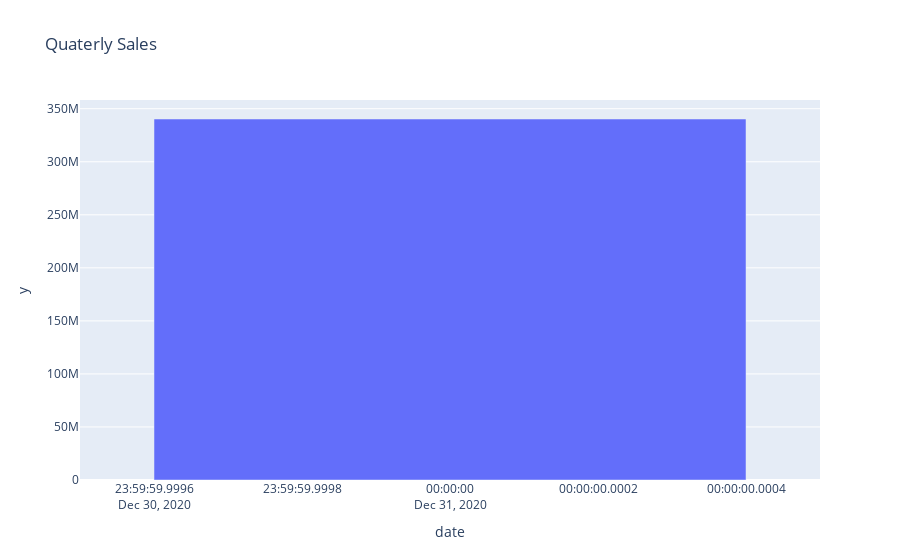

The cell this chart's notebook holds for it:
### Code cell
# Quaterly Report: resample by month
quaterly_report = sd.resample('Q').sum()
quaterly_sale = px.bar(data_frame=sd.resample('Q').sum(),
       y = quaterly_report['sales'],
       title='Quaterly Sales')
quaterly_sale

### Figure 1 — Plotly figure (JSON) as saved in the notebook; plotly's stock layout.template omitted (floating-point values rounded to 4 significant figures)
{"data": [{"alignmentgroup": "True", "hovertemplate": "date=%{x}<br>y=%{y}<extra></extra>", "legendgroup": "", "marker": {"color": "#636efa", "pattern": {"shape": ""}}, "name": "", "offsetgroup": "", "orientation": "v", "showlegend": false, "textposition": "auto", "type": "bar", "x": ["2020-12-31T00:00:00"], "xaxis": "x", "y": [340302500], "yaxis": "y"}], "layout": {"barmode": "relative", "legend": {"tracegroupgap": 0}, "title": {"text": "Quaterly Sales"}, "xaxis": {"anchor": "y", "domain": [0, 1], "title": {"text": "date"}}, "yaxis": {"anchor": "x", "domain": [0, 1], "title": {"text": "y"}}}}
